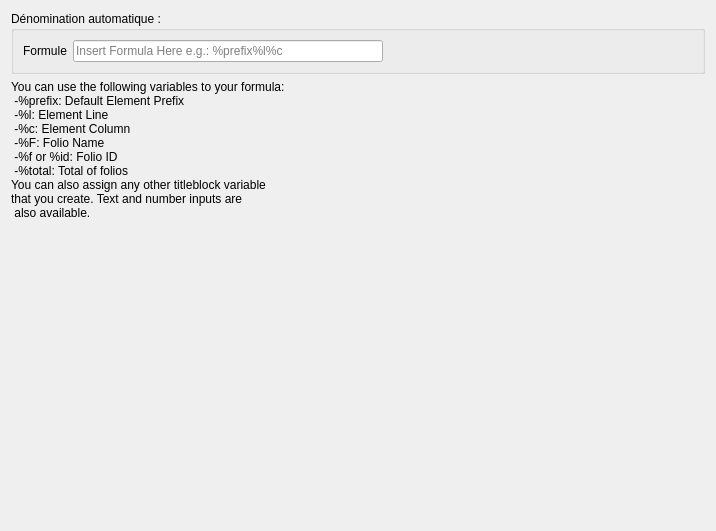
<?xml version="1.0" encoding="UTF-8"?>
<ui version="4.0">
 <class>FormulaAutonumberingW</class>
 <widget class="QWidget" name="FormulaAutonumberingW">
  <property name="geometry">
   <rect>
    <x>0</x>
    <y>0</y>
    <width>716</width>
    <height>531</height>
   </rect>
  </property>
  <property name="sizePolicy">
   <sizepolicy hsizetype="Minimum" vsizetype="Minimum">
    <horstretch>0</horstretch>
    <verstretch>0</verstretch>
   </sizepolicy>
  </property>
  <property name="minimumSize">
   <size>
    <width>0</width>
    <height>0</height>
   </size>
  </property>
  <layout class="QVBoxLayout" name="verticalLayout">
   <property name="sizeConstraint">
    <enum>QLayout::SetDefaultConstraint</enum>
   </property>
   <item>
    <widget class="QGroupBox" name="groupBox">
     <property name="sizePolicy">
      <sizepolicy hsizetype="Minimum" vsizetype="Preferred">
       <horstretch>0</horstretch>
       <verstretch>0</verstretch>
      </sizepolicy>
     </property>
     <property name="title">
      <string>Dénomination automatique :</string>
     </property>
     <layout class="QHBoxLayout" name="horizontalLayout">
      <item>
       <widget class="QLabel" name="label_5">
        <property name="sizePolicy">
         <sizepolicy hsizetype="Minimum" vsizetype="Preferred">
          <horstretch>0</horstretch>
          <verstretch>0</verstretch>
         </sizepolicy>
        </property>
        <property name="text">
         <string>Formule</string>
        </property>
       </widget>
      </item>
      <item>
       <widget class="QLineEdit" name="m_formula_le">
        <property name="sizePolicy">
         <sizepolicy hsizetype="MinimumExpanding" vsizetype="Fixed">
          <horstretch>0</horstretch>
          <verstretch>0</verstretch>
         </sizepolicy>
        </property>
        <property name="inputMask">
         <string notr="true"/>
        </property>
        <property name="text">
         <string notr="true"/>
        </property>
        <property name="placeholderText">
         <string>Insert Formula Here e.g.: %prefix%l%c</string>
        </property>
        <property name="clearButtonEnabled">
         <bool>true</bool>
        </property>
       </widget>
      </item>
      <item>
       <spacer name="horizontalSpacer">
        <property name="orientation">
         <enum>Qt::Horizontal</enum>
        </property>
        <property name="sizeHint" stdset="0">
         <size>
          <width>40</width>
          <height>20</height>
         </size>
        </property>
       </spacer>
      </item>
     </layout>
    </widget>
   </item>
   <item>
    <widget class="QLabel" name="label">
     <property name="locale">
      <locale language="French" country="France"/>
     </property>
     <property name="text">
      <string>You can use the following variables to your formula:
 -%prefix: Default Element Prefix
 -%l: Element Line
 -%c: Element Column
 -%F: Folio Name
 -%f or %id: Folio ID
 -%total: Total of folios
You can also assign any other titleblock variable 
that you create. Text and number inputs are
 also available.</string>
     </property>
    </widget>
   </item>
   <item>
    <spacer name="verticalSpacer">
     <property name="orientation">
      <enum>Qt::Vertical</enum>
     </property>
     <property name="sizeHint" stdset="0">
      <size>
       <width>20</width>
       <height>40</height>
      </size>
     </property>
    </spacer>
   </item>
  </layout>
 </widget>
 <resources/>
 <connections/>
</ui>
